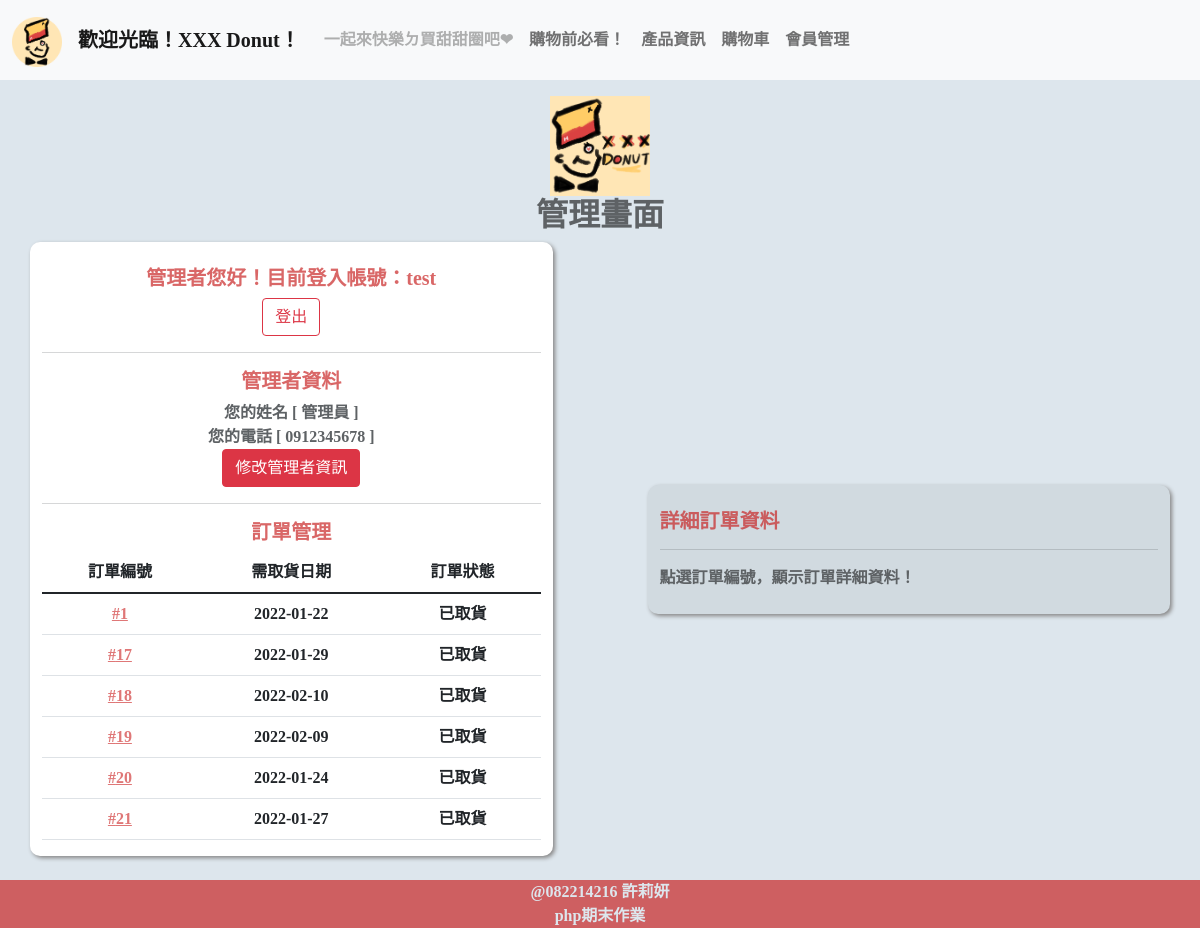
Page /user_manager.php (signed in) on the committed database.
### tables this page shows
CREATE TABLE `account` (
  `ID` int(11) NOT NULL,
  `Account` varchar(20) NOT NULL,
  `Password` varchar(20) NOT NULL,
  `name` varchar(20) NOT NULL,
  `phone` varchar(10) NOT NULL
);

CREATE TABLE `order` (
  `number` int(11) NOT NULL,
  `date` date NOT NULL,
  `time` time NOT NULL,
  `description` varchar(700) NOT NULL,
  `total` int(11) NOT NULL,
  `ps` varchar(256) NOT NULL,
  `user` int(11) NOT NULL,
  `status` varchar(10) NOT NULL
);

### user_manager.php (the view, shortened to what this page needs)
<?php
include("configure.php");
if ($_SESSION['userID'] == null) {
  echo "<script>alert('請先登入會員！')</script>";
  echo "<meta http-equiv=REFRESH CONTENT=0;url='user_login.php'>";
} else {
  $link = new PDO('mysql:host=' . $hostname . ';dbname=' . $database . ';charset=utf8', $username, $password);
  $query = "SELECT * FROM `account` WHERE `ID`='$_SESSION[userID]'";
  $result = $link->query($query);
  $ACC = "";
  $NAME = "";
  $PHONE = "";
  foreach ($result as $row) {
    $ACC = $row["Account"];
    $NAME = $row["name"];
    $PHONE = $row["phone"];
  }
}
?>
<!doctype html>
<html lang="en">
<head>
  <link href="https://cdn.jsdelivr.net/npm/bootstrap@5.1.1/dist/css/bootstrap.min.css" rel="stylesheet">
  <link href="mystyle.css" rel="stylesheet">
</head>
<body>
  <br><br><br><br>
  <img src="images/logo.png" width="100px"><br>
  <h2>管理畫面</h2>
  <div class="container">
    <div class="row align-items-center">
      <div class="col donut whitebg">
        <br>
        <h5>管理者您好！目前登入帳號：<?php echo $ACC; ?></h5>
        <button type="button" class="btn btn-outline-danger" onclick="location.href='user_logout.php'">登出</button>
        <hr>
        <h5>管理者資料</h5>
        您的姓名 [ <?php echo $NAME; ?> ]<br>
        您的電話 [ <?php echo $PHONE; ?> ]<br>
        <button type="button" class="btn btn-danger" onclick="window.open(' user_modify.php', '修改', config='height=700,width=ˊ600')">修改管理者資訊</button>
        <hr>
        <h5>訂單管理</h5>
        <?php
        $link = new PDO('mysql:host=' . $hostname . ';dbname=' . $database . ';charset=utf8', $username, $password);
        $query = "SELECT * FROM `order`";
        $result = $link->query($query);
        echo "<table class='table table-hover'>";
        echo "<thead>
                <tr>
                  <td scope='col' align='center' valign='middle'>訂單編號</th>
                  <td scope='col' align='center' valign='middle'>需取貨日期</th>
                  <td scope='col' align='center' valign='middle'>訂單狀態</th>
                </tr>
                </thead>";
        echo "<tbody>";
        foreach ($result as $row) {
          $number = $row["number"];
          $date = $row["date"];
          $status = $row["status"];
          echo "<tr>";
          echo "<td align='center' valign='middle'><a href='?ID=$number'>#$number</td></a>";
          echo "<td align='center' valign='middle'>$date</td>";
          echo "<td align='center' valign='middle'>$status</td>";
          echo "</tr>";
        }
        echo "</tbody>";
        echo "</table>";
        ?>
      </div>
      <div class="col-sm-1">
      </div>
      <div class="col donut darkbg" style="text-align:justify;">
        <br>
        <h5>詳細訂單資料</h5>
        <hr>
        <?php
        $number_detial = isset($_GET["ID"]) ? $_GET["ID"] : null;
        if ($number_detial == null) {
          echo "點選訂單編號，顯示訂單詳細資料！";
        }
        ?>
        <br><br>
      </div>
    </div>
  </div>
  <br>
</body>
</html>

### mystyle.css (style rules this page uses)
body { color: #5E6265; font-family: "微軟正黑體"; background-color: #DDE6ED; text-align: center; font-weight: bold; }
.darkbg { background-color: #D1DAE0; }
.whitebg { background-color: #ffffff; }
.donut { border-radius: 10px; width: 50%; box-shadow: 2px 2px 4px #858484; }
h1, h2, h3, h4, h5, h6 { font-weight: bold; }
h5 { color: rgba(199, 31, 31, 0.678); }
a:link { color: rgba(209, 58, 58, 0.692); }

### rows in the picture
account: Account "test", name "管理員", phone "0912345678"
order: number "1", date "2022-01-22", status "已取貨"
order: number "17", date "2022-01-29", status "已取貨"
order: number "18", date "2022-02-10", status "已取貨"
order: number "19", date "2022-02-09", status "已取貨"
order: number "20", date "2022-01-24", status "已取貨"
order: number "21", date "2022-01-27", status "已取貨"
